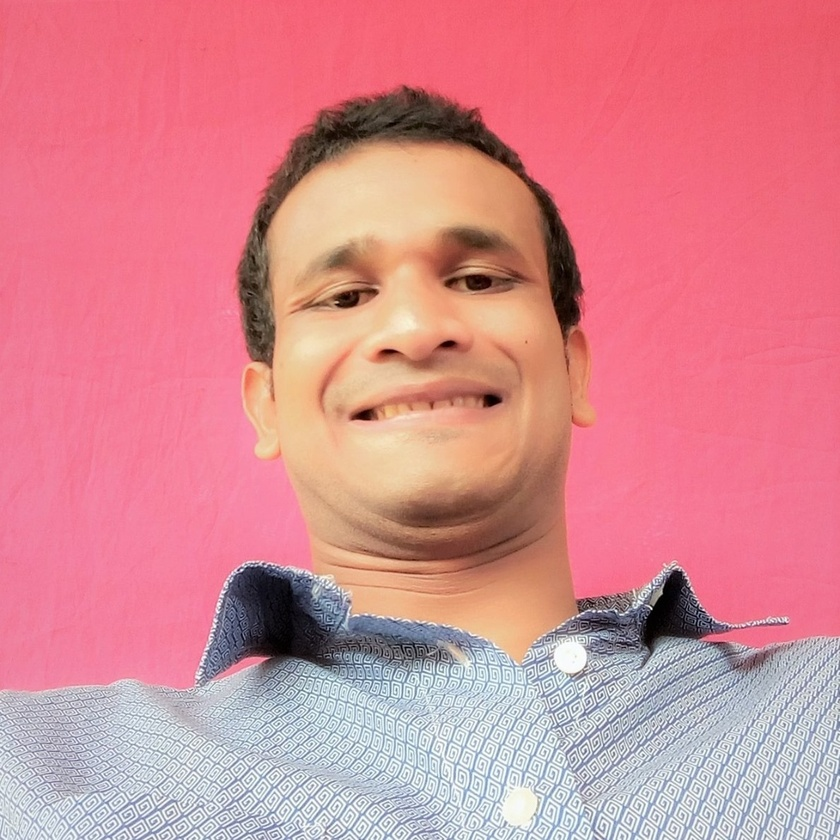
#> input picture image.jpg, 840 x 840 px, shrunk from 1189 x 1189 before the run
$ python -i app.py   (imports and definitions only)
#> lines starting #> are read from the running program, lines starting #| are printed output that depends on the picture; after the words box and inside, x2 and y2 are one past the last pixel; in counts of white or black regions, pixels touching at a corner belong together
#> further down, picture is the input picture: PIL image 840x840 RGB; mean R, G, B 215.9, 136.3, 145.4
# Core Pkgs

from json import load
import streamlit as st
import cv2
from PIL import Image,ImageEnhance
import numpy as np
from io import BytesIO
# [2 lines not run here, left out]

# [2 lines that did not run here, left out]

# [1 line that did not run here, left out]
def change_photo_state():
	st.session_state["photo"]="done"

face_cascade = cv2.CascadeClassifier('frecog/haarcascade_frontalface_default.xml')
eye_cascade = cv2.CascadeClassifier('frecog/haarcascade_eye.xml')
smile_cascade = cv2.CascadeClassifier('frecog/haarcascade_smile.xml')

def detect_faces(our_image):
	new_img = np.array(our_image.convert('RGB'))
	img = cv2.cvtColor(new_img,1)
	gray = cv2.cvtColor(new_img, cv2.COLOR_BGR2GRAY)
	# Detect faces
	faces = face_cascade.detectMultiScale(gray, 1.1, 4)
	# Draw rectangle around the faces
	for (x, y, w, h) in faces:
		cv2.rectangle(img, (x, y), (x+w, y+h), (255, 0, 0), 2)
	return img,faces


def detect_eyes(our_image):
	new_img = np.array(our_image.convert('RGB'))
	img = cv2.cvtColor(new_img,1)
	gray = cv2.cvtColor(new_img, cv2.COLOR_BGR2GRAY)
	eyes = eye_cascade.detectMultiScale(gray, 1.3, 5)
	for (ex,ey,ew,eh) in eyes:
	    cv2.rectangle(img,(ex,ey),(ex+ew,ey+eh),(0,255,0),2)
	return img

def detect_smiles(our_image):
	new_img = np.array(our_image.convert('RGB'))
	img = cv2.cvtColor(new_img,1)
	gray = cv2.cvtColor(new_img, cv2.COLOR_BGR2GRAY)
	# Detect Smiles
	smiles = smile_cascade.detectMultiScale(gray, 1.1, 4)
	# Draw rectangle around the Smiles
	for (x, y, w, h) in smiles:
	    cv2.rectangle(img, (x, y), (x+w, y+h), (255, 0, 0), 2)
	return img

def cartonize_image(our_image):
	new_img = np.array(our_image.convert('RGB'))
	img = cv2.cvtColor(new_img,1)
	gray = cv2.cvtColor(new_img, cv2.COLOR_BGR2GRAY)
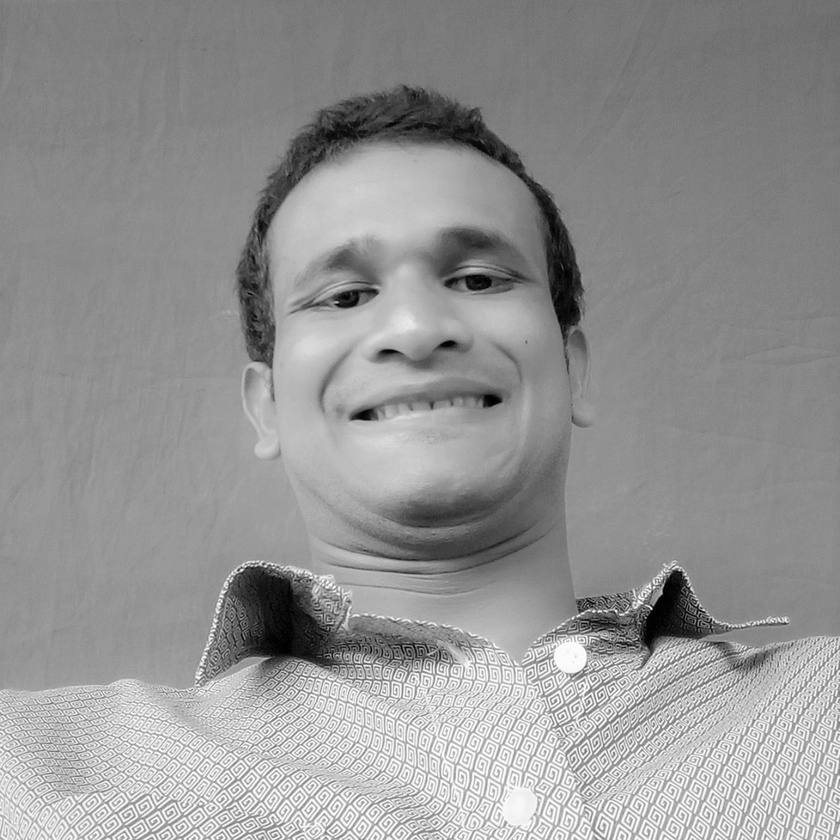
#> gray: shape (840, 840); min 0, max 255, mean 148.1
	# Edges
	gray = cv2.medianBlur(gray, 5)
	edges = cv2.adaptiveThreshold(gray, 255, cv2.ADAPTIVE_THRESH_MEAN_C, cv2.THRESH_BINARY, 9, 9)
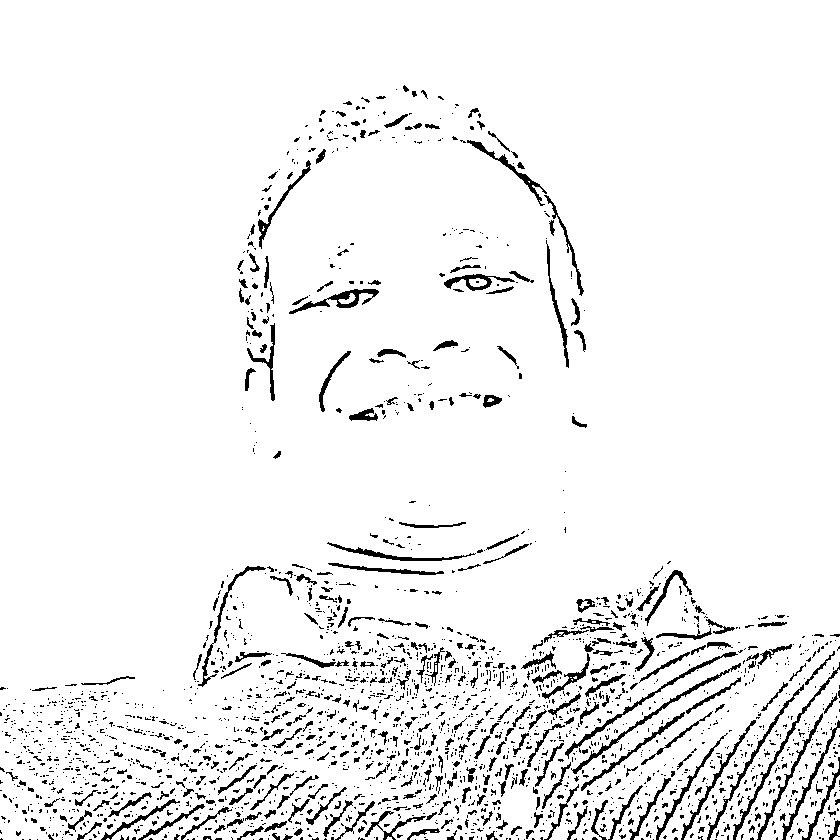
#> edges: shape (840, 840); 94.2% white; 2461 black regions (2060 under 20 px), largest, box (x1, y1, x2, y2) and area: (571, 663, 741, 774) 733, (565, 652, 738, 759) 727, (733, 662, 840, 840) 726
	#Color
	color = cv2.bilateralFilter(img, 9, 300, 300)
	#Cartoon
	cartoon = cv2.bitwise_and(color, color, mask=edges)
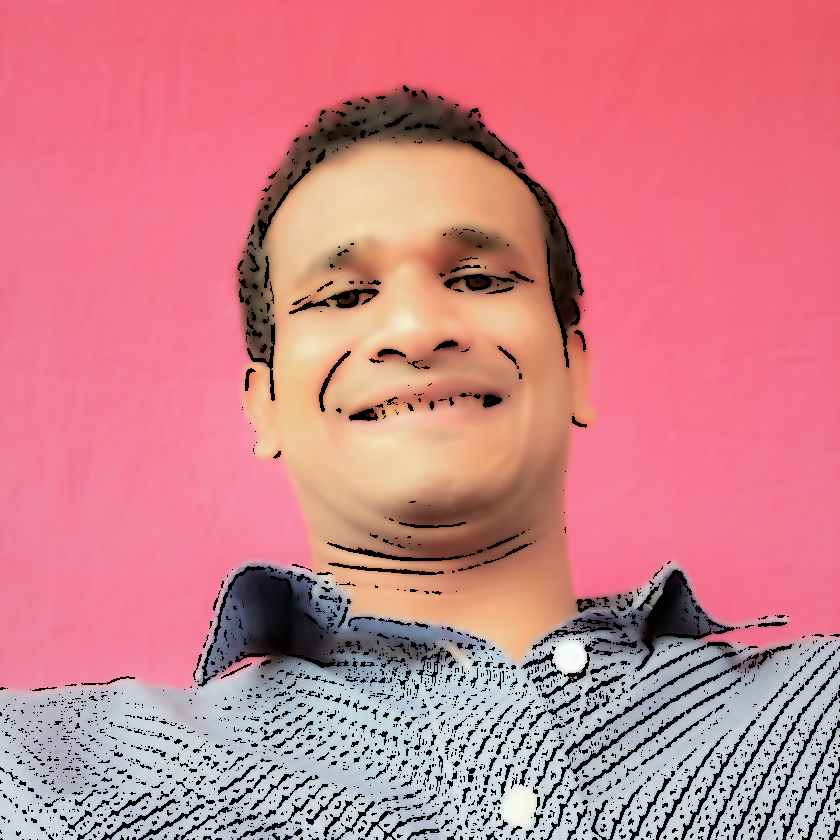
#> cartoon: shape (840, 840, 3); mean R, G, B 206.6, 127.5, 136.2

	return cartoon


def cannize_image(our_image):
	new_img = np.array(our_image.convert('RGB'))
	img = cv2.cvtColor(new_img,1)
	img = cv2.GaussianBlur(img, (11, 11), 0)
	canny = cv2.Canny(img, 100, 150)
	return canny
@st.cache
def load_image(img):
	im = Image.open(img)
	return im

activities = ["Detection","About"]
# [1 line that did not run here, left out]
# [1 line not run here, left out]
# [1 line that did not run here, left out]

# [71 lines not run here, left out]

>>> from PIL import Image
>>> picture = Image.open('image.jpg')
>>> result = cartonize_image(picture)
